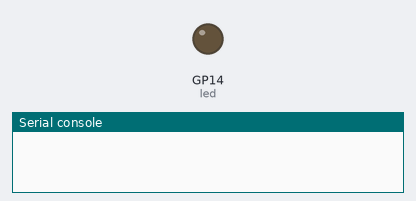
A program run on a simulated Raspberry Pi Pico running MicroPython. Parts: output pins drawn as LEDs (lit = HIGH), the last lines printed to the serial console.

Above: at 0.05 s.
At 5.95 s:
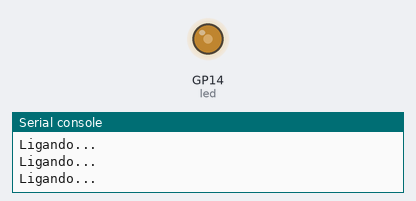
At 11.95 s:
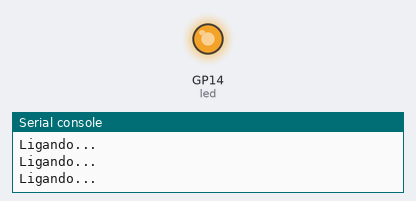
At 23.95 s:
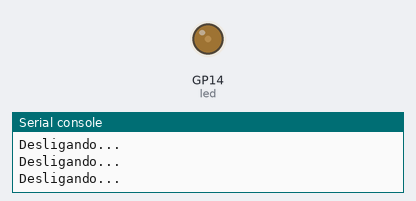
Timing chart, 0 to 34.4 s (numbered marks = the images above):
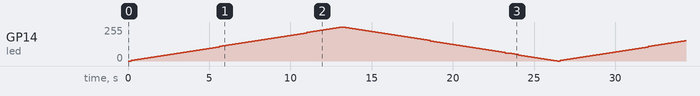

The program:

exercicio02.py
```python
# 2. Respirar do LED
# Modifique o circuito anterior. Agora, em vez de apenas ligar e desligar, use
# a biblioteca machine.PWM no pino do LED. Crie um laço de repetição (for
# ou while) que aumente e diminua o duty cycle gradativamente, criando
# um efeito de "respiração" (fade in / fade out) contínuo no LED.

from machine import Pin, PWM
from utime import sleep


led= PWM(Pin(14))
led.freq(1000)
led.duty_u16(0)

while True:
    for i in range(0, 65535, 1000): #aumenta do 0 até o 65535
        led.duty_u16(i)
        sleep(0.2)
        print("Ligando...")


    for o in range(65535, 0, -1000): #diminui do 65535 ao 0
        led.duty_u16(o)
        sleep(0.2)
        print("Desligando...")
```
